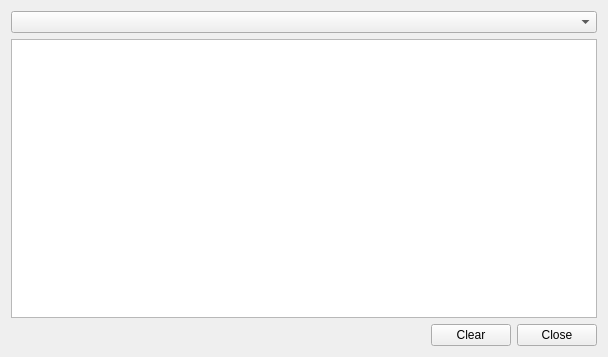
<?xml version="1.0" encoding="UTF-8"?>
<ui version="4.0">
 <class>QueryHistoryForm</class>
 <widget class="QWidget" name="QueryHistoryForm">
  <property name="geometry">
   <rect>
    <x>0</x>
    <y>0</y>
    <width>608</width>
    <height>357</height>
   </rect>
  </property>
  <property name="windowTitle">
   <string>Query history</string>
  </property>
  <property name="windowIcon">
   <iconset resource="icons.qrc">
    <normaloff>:/icons/history.png</normaloff>:/icons/history.png</iconset>
  </property>
  <layout class="QVBoxLayout" name="verticalLayout">
   <item>
    <widget class="QComboBox" name="cmbProjects"/>
   </item>
   <item>
    <widget class="QListView" name="lvHistory">
     <property name="editTriggers">
      <set>QAbstractItemView::NoEditTriggers</set>
     </property>
     <property name="alternatingRowColors">
      <bool>true</bool>
     </property>
    </widget>
   </item>
   <item>
    <layout class="QHBoxLayout" name="horizontalLayout">
     <item>
      <spacer name="horizontalSpacer">
       <property name="orientation">
        <enum>Qt::Horizontal</enum>
       </property>
       <property name="sizeHint" stdset="0">
        <size>
         <width>40</width>
         <height>20</height>
        </size>
       </property>
      </spacer>
     </item>
     <item>
      <widget class="QPushButton" name="btnClearQueryHistory">
       <property name="text">
        <string>Clear</string>
       </property>
      </widget>
     </item>
     <item>
      <widget class="QPushButton" name="btnClose">
       <property name="text">
        <string>Close</string>
       </property>
      </widget>
     </item>
    </layout>
   </item>
  </layout>
 </widget>
 <resources>
  <include location="icons.qrc"/>
 </resources>
 <connections/>
</ui>
